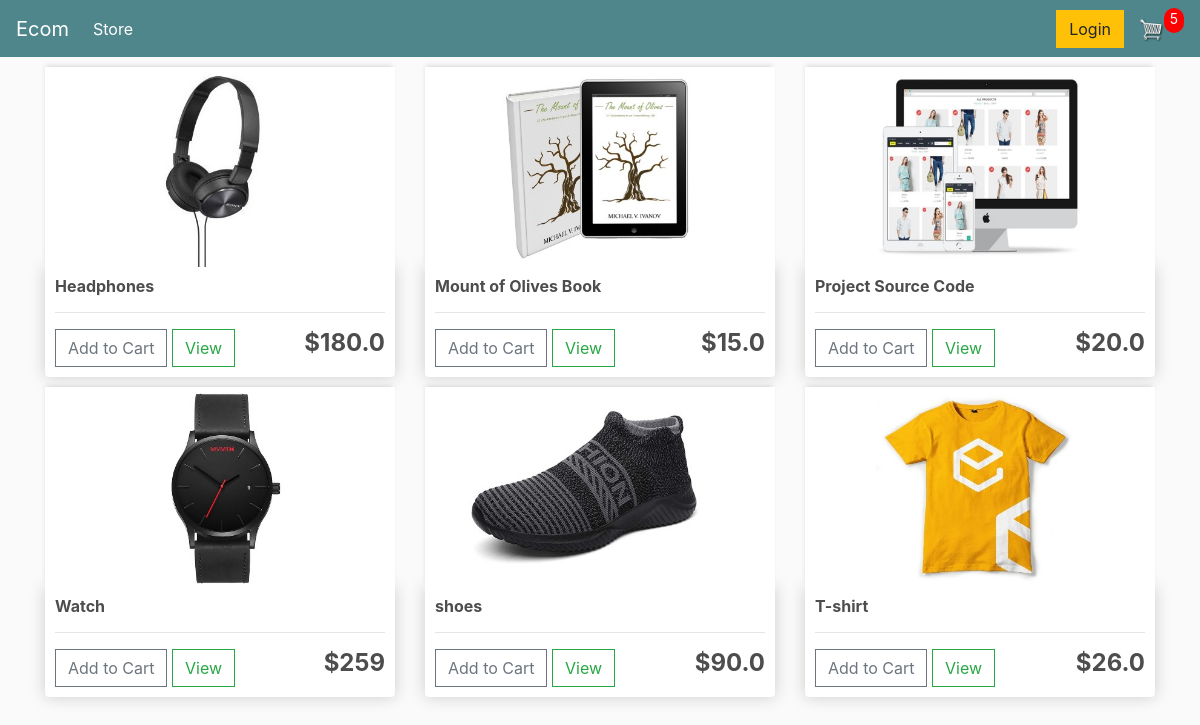
The app's page / (signed in) with its own data.
### store/models.py (models this page shows, shortened)
class Product(models.Model):
    name = models.CharField(max_length=200)
    price = models.FloatField()
    image = models.ImageField(null=True, blank=True)
    digital = models.BooleanField(default=False, null=True, blank=True)

### store/views.py (the view)
# urls.py: path('',include("store.urls")),
def store(request):
    if request.user.is_authenticated:
        order = Order.objects.get(customer = request.user.customer)
    else:
        class Ord:
            cart_total_items = 0
            cart_total_price = 0
            shipping = False
        order = Ord()
    products = Product.objects.all()
    context = {
        "products":products,
        "cart_total_price" : order.cart_total_price,
        "cart_total_items":order.cart_total_items,
        "shipping": order.shipping
    }
    return render(request,"store/store.html",context)

### store/context_processors.py (called while the page is built)
def total_items(request):
    order = Order.objects.get(customer = request.user.customer)
    total_items = order.cart_total_items
    return {
        "total_items":total_items
    }

### store/models.py (called while the page is built)
    @property
    def shipping(self):
        shipping = False
        order_items = self.items.all()
        for item in order_items:
            if not item.product.digital:
                shipping = True
        return shipping

    @property
    def cart_total_price(self):
        return sum(item.get_total for item in self.items.all())

    @property
    def cart_total_items(self):
        return sum(item.quantity for item in self.items.all())

    @property
    def get_total(self):
        total = self.product.price * self.quantity
        return total

### store/templates/store/store.html
{% extends 'store/main.html' %}
{% load static %}
{% block content %}
        <div class="row">
            {% for product in products %}
                <div class="col-lg-4">
                    <img class="thumbnail" src="{{product.image.url}}">
                    <div class="box-element product">
                            <h6><strong>{{product.name}}</strong></h6>
                            <hr>
                            <button hx-get = "{% url 'update_count' %}" hx-swap="innerHTML" hx-target = "#cart-total" data-product="{{product.id}}" data-action="add" class="btn btn-outline-secondary add-btn update-cart">Add to Cart</button>
                            <a class="btn btn-outline-success" href="#">View</a>
                            <h4 style="display: inline-block; float: right"><strong>${{product.price|floatformat}}</strong></h4>
                    </div>
                </div>
            {% endfor %}
        </div>
{% endblock content %}

### static/css/main.css (style rules this page uses)
body { background-color: hsl(0, 0%, 98%); }
h1,h2,h3,h4,h5,h6 { color:hsl(0, 0%, 30%); }
.box-element { box-shadow:hsl(0, 0%, 80%) 0 0 16px; background-color: #fff; border-radius: 4px; padding: 10px; }
.thumbnail { width: 100%; height: 200px; -webkit-box-shadow: -1px -3px 5px -2px rgba(214,214,214,1); -moz-box-shadow: -1px -3px 5px -2px rgba(214,214,214,1); box-shadow: -1px -3px 5px -2px rgba(214,214,214,1); }
.product { border-radius: 0 0 4px 4px; }
.col-lg-4, .col-lg-6, .col-lg-8, .col-lg-12 { margin-top: 10px; }
.btn { border-radius: 0; }

### records on screen
Product: image (picture), name "Headphones", price "180.0"
Product: image (picture), name "Mount of Olives Book", price "15.0"
Product: image (picture), name "Project Source Code", price "20.0"
Product: image (picture), name "Watch", price "259"
Product: image (picture), name "shoes", price "90.0"
Product: image (picture), name "T-shirt", price "26.0"

### other values on screen
{{ total_items }} "5"
